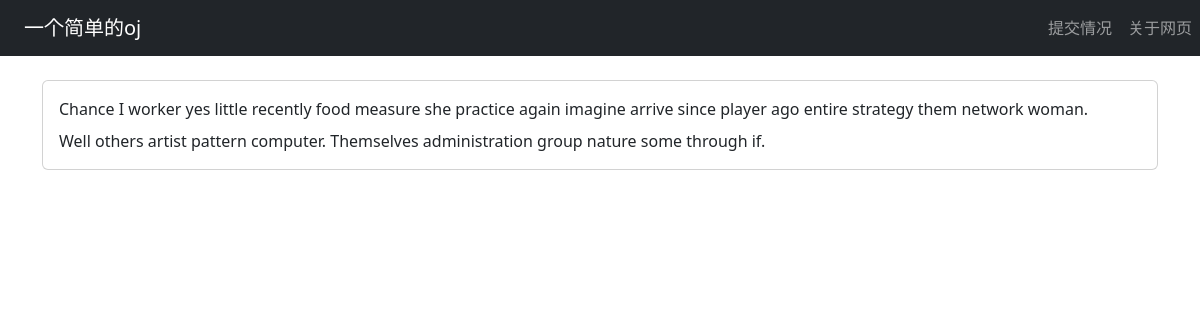
The page /problem/4 on the database its author committed.
### oj/models.py (models this page shows)
class Problem(db.Model):
    id = db.Column(db.Integer, primary_key=True)
    title = db.Column(db.String(20), nullable=False)
    description = db.Column(db.Text, nullable=False)
    difficulty = db.Column(db.Integer, nullable=False)
    category = db.Column(db.String(10), nullable=False)
    input_sample = db.Column(db.Text, nullable=False)
    output_sample = db.Column(db.Text, nullable=False)
    __table_args__ = (
        db.Index('idx_category','category'),
        db.Index('idx_difficulty','difficulty'),
        db.Index('idx_title','title'),
    )

### oj/views.py (the view)
@oj.route('/problem/<int:id>')
def detail(id):
    problem = Problem.query.get(id)
    if problem is None:
        return "没有找到此id题目"
    return render_template('problem.html',problem=problem)

### oj/templates/problem.html (shortened to what this page needs)
{% extends "base.html" %}
{% block content %}
<div class="container mt-4">
<div class="card">
    <div class="card-body">
        <div class="card-title">{{ problem.title }}</div>
        <div class="card-text">
            {{ problem.description }}
        </div>
    </div>
</div>
</div>
{% endblock %}

### rows shown on the page
Problem: title "Chance I worker yes little recently food measure she practice again imagine arrive since player ago entire strategy them network woman.", description "Well others artist pattern computer. Themselves administration group nature some through if."
